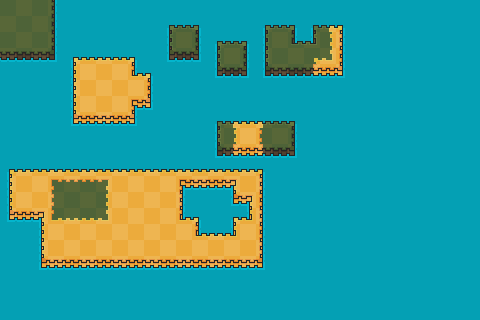

This is a level from a 2D game, rendered from its Tiled map with the project's own tilesets. A one-line summary and the complete map file follow:
An orthogonal 30x20 tile map with 16x16 px tiles, 1 tile layer (terrain), 1 hidden layer not drawn, 2 tilesets.

<map version="1.10" tiledversion="1.11.0" orientation="orthogonal" renderorder="right-down" width="30" height="20" tilewidth="16" tileheight="16" infinite="0" nextlayerid="4" nextobjectid="1">
 <tileset firstgid="1" source="prototype_tileset.tsx" />
 <tileset firstgid="55" source="ground_tileset.tsx" />
 <layer id="1" name="prototype" width="30" height="20" visible="0">
  <data encoding="csv">
26,26,26,27,34,34,34,34,34,34,34,34,34,34,34,34,34,34,34,34,34,34,34,34,34,34,34,34,34,34,
26,26,26,27,34,34,34,34,34,34,19,20,21,34,34,34,19,20,21,19,6,39,34,34,34,34,34,34,34,34,
26,26,26,27,34,34,34,34,34,34,25,26,27,19,20,21,25,26,28,29,7,45,34,34,34,34,34,34,34,34,
32,32,32,33,37,38,38,38,39,34,31,32,33,25,26,27,25,26,26,1,11,45,34,34,34,34,34,34,34,34,
34,34,34,34,43,44,44,44,46,39,34,34,34,31,32,33,31,32,32,12,50,51,34,34,34,34,34,34,34,34,
34,34,34,34,43,44,44,44,44,45,34,34,34,34,34,34,34,34,34,34,34,34,34,34,34,34,34,34,34,34,
34,34,34,34,43,44,44,44,40,51,34,34,34,34,34,34,34,34,34,34,34,34,34,34,34,34,34,34,34,34,
34,34,34,34,49,50,50,50,51,34,34,34,34,19,6,38,30,20,21,34,34,34,34,34,34,34,34,34,34,34,
34,34,34,34,34,34,34,34,34,34,34,34,34,25,7,44,9,26,27,34,34,34,34,34,34,34,34,34,34,34,
34,34,34,34,34,34,34,34,34,34,34,34,34,31,12,50,36,32,33,34,34,34,34,34,34,34,34,34,34,34,
37,38,38,38,38,38,38,38,38,38,38,38,38,38,38,38,39,34,34,34,34,34,34,34,34,34,34,34,34,34,
43,44,44,4,14,14,5,44,44,44,44,40,50,50,41,44,45,34,34,34,34,34,34,34,34,34,34,34,34,34,
43,44,44,9,26,26,7,44,44,44,44,45,34,34,49,41,45,34,34,34,34,34,34,34,34,34,34,34,34,34,
49,50,41,10,2,2,11,44,44,44,44,46,39,34,37,47,45,34,34,34,34,34,34,34,34,34,34,34,34,34,
34,34,43,44,44,44,44,44,44,44,44,44,46,38,47,44,45,34,34,34,34,34,34,34,34,34,34,34,34,34,
34,34,43,44,44,44,44,44,44,44,44,44,44,44,44,44,45,34,34,34,34,34,34,34,34,34,34,34,34,34,
34,34,49,50,50,50,50,50,50,50,50,50,50,50,50,50,51,34,34,34,34,34,34,34,34,34,34,34,34,34,
34,34,34,34,34,34,34,34,34,34,34,34,34,34,34,34,34,34,34,34,34,34,34,34,34,34,34,34,34,34,
34,34,34,34,34,34,34,34,34,34,34,34,34,34,34,34,34,34,34,34,34,34,34,34,34,34,34,34,34,34,
34,34,34,34,34,34,34,34,34,34,34,34,34,34,34,34,34,34,34,34,34,34,34,34,34,34,34,34,34,34
</data>
 </layer>
 <layer id="3" name="terrain" width="30" height="20">
  <data encoding="csv">
77,140,77,78,100,100,100,100,100,100,100,100,100,100,100,100,100,100,100,100,100,100,100,100,100,100,100,100,100,100,
140,77,140,141,100,100,100,100,100,100,118,119,120,100,100,100,118,119,120,55,312,183,100,100,100,100,100,100,100,100,
77,140,77,78,100,100,100,100,100,100,139,140,141,118,119,120,139,140,142,143,391,204,100,100,100,100,100,100,100,100,
98,161,98,99,244,245,182,245,246,100,160,161,162,139,140,141,76,77,140,307,395,267,100,100,100,100,100,100,100,100,
100,100,100,100,265,266,203,266,268,246,100,100,100,160,161,162,97,98,161,333,287,288,100,100,100,100,100,100,100,100,
100,100,100,100,202,203,266,203,266,267,100,100,100,100,100,100,100,100,100,100,100,100,100,100,100,100,100,100,100,100,
100,100,100,100,265,266,203,266,184,288,100,100,100,100,100,100,100,100,100,100,100,100,100,100,100,100,100,100,100,100,
100,100,100,100,286,287,224,287,288,100,100,100,100,55,312,245,320,119,120,100,100,100,100,100,100,100,100,100,100,100,
100,100,100,100,100,100,100,100,100,100,100,100,100,76,391,266,393,140,141,100,100,100,100,100,100,100,100,100,100,100,
100,100,100,100,100,100,100,100,100,100,100,100,100,97,333,287,341,161,162,100,100,100,100,100,100,100,100,100,100,100,
181,182,245,182,245,182,245,182,245,182,245,182,245,182,245,182,183,100,100,100,100,100,100,100,100,100,100,100,100,100,
202,203,266,310,350,413,311,203,266,203,266,184,224,287,185,203,204,100,100,100,100,100,100,100,100,100,100,100,100,100,
265,266,203,330,77,140,391,266,203,266,203,204,100,100,223,185,267,100,100,100,100,100,100,100,100,100,100,100,100,100,
286,287,185,394,308,371,395,203,266,203,266,268,246,100,244,206,204,100,100,100,100,100,100,100,100,100,100,100,100,100,
100,100,265,266,203,266,203,266,203,266,203,266,268,182,206,266,267,100,100,100,100,100,100,100,100,100,100,100,100,100,
100,100,202,203,266,203,266,203,266,203,266,203,266,203,266,203,204,100,100,100,100,100,100,100,100,100,100,100,100,100,
100,100,223,224,287,224,287,224,287,224,287,224,287,224,287,224,225,100,100,100,100,100,100,100,100,100,100,100,100,100,
100,100,100,100,100,100,100,100,100,100,100,100,100,100,100,100,100,100,100,100,100,100,100,100,100,100,100,100,100,100,
100,100,100,100,100,100,100,100,100,100,100,100,100,100,100,100,100,100,100,100,100,100,100,100,100,100,100,100,100,100,
100,100,100,100,100,100,100,100,100,100,100,100,100,100,100,100,100,100,100,100,100,100,100,100,100,100,100,100,100,100
</data>
 </layer>
</map>